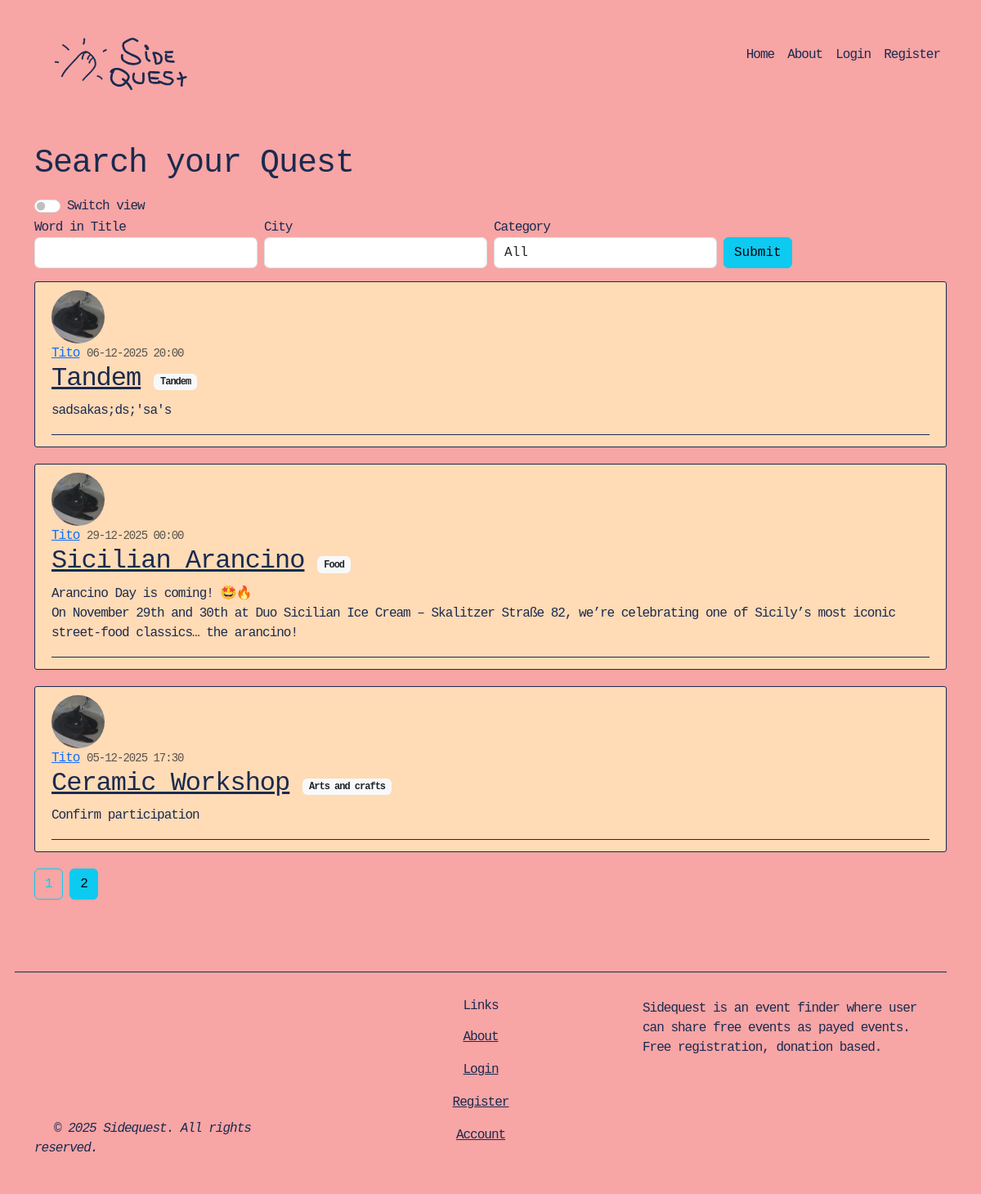
The page /home/?page=2 on the database its author committed.
### event_finder/models.py (models this page shows, shortened)
class Post(db.Model):
    id = db.Column(db.Integer, primary_key=True)
    title = db.Column(db.String(100), nullable=False)
    address = db.Column(db.String(255), nullable=True)
    latitude = db.Column(db.Float, nullable=True)
    longitude = db.Column(db.Float, nullable=True)
    date_posted = db.Column(db.DateTime, nullable=False, default=datetime.utcnow)
    event_date = db.Column(db.DateTime, nullable=True)
    duration_minutes = db.Column(db.Integer, nullable=True)
    image = db.Column(db.String(20), nullable=True, default='event_default.jpg')
    content = db.Column(db.Text, nullable=False)
    user_id = db.Column(db.Integer, db.ForeignKey('user.id'),
                        name='fk_author',
                        nullable=False)
    category_id = db.Column(db.Integer,
                            db.ForeignKey('category.id'),
                            name='fk_post_category',
                            nullable=False)

class User(db.Model, UserMixin):
    id = db.Column(db.Integer, primary_key=True)
    username = db.Column(db.String(20), unique=True, nullable=False)
    email = db.Column(db.String(120), unique=True, nullable=False)
    image_file = db.Column(db.String(20), nullable=False, default='default.jpg')
    password = db.Column(db.String(60), nullable=False)
    posts = db.relationship('Post', backref='author', lazy=True)

class Category(db.Model):
    id = db.Column(db.Integer, primary_key=True)
    name = db.Column(db.String(20))
    posts = db.relationship('Post', backref='category', lazy=True)

### event_finder/routes.py (the view)
@app.route("/")
@app.route("/home/")
def home():
    view = request.args.get('view', 'list')
    form = PostFilterForm(request.args)
    query = Post.query
    if form:
        if form.title_word.data:
            query = query.filter(Post.title.ilike(f"%{form.title_word.data}%"))
        if form.city.data:
            query = query.filter(Post.address.ilike(f"%{form.city.data}%"))
        if form.category.data:
            query = query.filter_by(category_id=form.category.data)
    if view == "map":
            query = query.filter(Post.latitude != None, Post.longitude != None)
            posts = query.all()
            results = [
                {
                    "id": p.id,
                    "latitude": p.latitude,
                    "longitude": p.longitude,
                    "title": p.title,
                    "address": p.address,
                    "event_date": p.event_date,
                    "url": url_for('post', post_id=p.id)
                }
                for p in posts
            ]
    else:
        page = request.args.get('page', 1, type=int) #1 is the default value for 1. type is the accepted data type as an input
        results = query.order_by(Post.date_posted.desc()).paginate(page=page, per_page=5)
    return render_template('home.html', posts=results, view=view, form=form)

### event_finder/forms.py
class PostFilterForm(FlaskForm):
    title_word = StringField('Word in Title')
    city = StringField('City')
    category = SelectField(choices=[(0, 'All'),
        (7, 'Arts and crafts'),
        (2, 'Boardgames'),
        (3, 'Dancing'),
        (4, 'Demo'),
        (5, 'Food'),
        (6, 'Meetup'),
        (1, 'Music'),
        (8, 'Party'),
        (9, 'Soliparty'),
        (10, 'Sports'),
        (11, 'Tandem'),
        (12, 'Other')], coerce=int)
    submit = SubmitField()

### event_finder/templates/home.html (shortened to what this page needs)
{% extends "layout.html" %}
{% block content %}
    <div class="section pb-2">
        <h1>Search your Quest</h1>
    </div>
    <div class="form-check form-switch">
        <input class="form-check-input" type="checkbox" role="switch" id="viewSwitch" {% if view == 'map' %} checked {% endif %}>
        <label class="form-check-label" for="viewSwitch">Switch view</label>
    </div>
    <form method="GET" action="{{ url_for('home')}}">
         <div class="row g-2">
            <div class="col-md-3 ">
                {{ form.title_word.label(class="form-control-label") }}
                {{ form.title_word(class="form-control") }}
            </div>
            <div class="col-md-3 ">
                {{ form.city.label(class="form-control-label") }}
                {{ form.city(class="form-control") }}
            </div>
            <div class="col-md-3 ">
                {{ form.category.label(class="form-control-label") }}
                {{ form.category(class="form-control") }}
            </div>
            <div class="col-md-3 pt-4">
                {{ form.submit(class="btn btn-info") }}
            </div>
         </div>
    </form>
    {% if view == 'map' %}
    <div class="py-3">
        <div id="map"></div>
    </div>
        <script
            src="https://unpkg.com/leaflet@1.9.3/dist/leaflet.js">
        </script>
        <script>
            // Initialize map (centered at lat, lon with zoom level)
            const map = L.map('map').setView([52.519988698413464, 13.405002043621247], 11); //
            // Add OSM tile layer
            L.tileLayer('https://{s}.tile.openstreetmap.org/{z}/{x}/{y}.png', {
                attribution:
                    '&copy; <a href="https://www.openstreetmap.org/copyright">OpenStreetMap</a> contributors'
            }).addTo(map);
            const posts = {{ posts | tojson }};
            posts.forEach(post => {
                const lat = post.latitude;
                const lon = post.longitude;
                const title = post.title;
                const marker = L.marker([lat, lon])
                .addTo(map);
                marker.bindPopup(
                    `<h6>${title}</h6>
                    <p>${post.address}</p>
                    <small>${post.event_date}</small>`);
                marker.postData = post;
                marker.on('click', function(e) {
                    window.location.href = this.postData.url;
                });
                marker.on('mouseover', function(){
                    this.openPopup();
                });
                marker.on('mouseout', function(){
                    this.closePopup();
                });
            });
        </script>
    {% else %}
    <div class="py-3">
        {% for post in posts.items %}
            <article class="media content-section">
                <img class="rounded-circle article-img" src="{{ url_for('static', filename='profile_pics/' + post.author.image_file) }}">
                <div class="media-body">
                    <div class="article-metadata">
                        <a class="mr-2" href="{{url_for('user_posts', username=post.author.username)}}">{{ post.author.username }}</a>
                        <small class="text-muted">{{ post.event_date.strftime('%d-%m-%Y %H:%M')}}</small>
                        <div class="d-flex">
                            <h2><a class ="article-title pe-3" href="{{ url_for('post', post_id=post.id) }}">{{post.title}}</a></h2>
                            <span class="badge bg-light text-dark align-self-center">{{ post.category.name }}</span>
                        </div>
                        <p class="article-content">{{ post.content }}</p>
                    </div>
                </div>
        </article>
        {% endfor %}
        {% for page_num in posts.iter_pages(left_edge=1, right_edge=1, left_current=1, right_current=1) %}
            {% if page_num%}
                {% if posts.page == page_num %}
                    <a class="btn btn-info mb-4" href="{{ url_for('home', page=page_num)}}">{{ page_num }}</a>
                {% else %}
                    <a class="btn btn-outline-info mb-4" href="{{ url_for('home', page=page_num)}}">{{ page_num }}</a>
                {% endif %}
            {% else %}
                ...
            {% endif %}
        {% endfor %}
    {% endif %}
    </div>
{% endblock content %}

### event_finder/static/main.css (style rules this page uses)
body { background: #F7A5A5; color: #1A2A4F; margin-top: 5rem; font-family: 'Courier New', Courier, monospace; letter-spacing: -1px; }
h1, h2, h3, h4, h5, h6 { color: #1A2A4F; }
.content-section { background: #FFDBB6; padding: 10px 20px; border: 1px solid #1A2A4F; border-radius: 3px; margin-bottom: 20px; }
.article-title { color: #1A2A4F; }
.article-content { white-space: pre-line; }
.article-img { height: 65px; width: 65px; margin-right: 16px; }
.article-metadata { padding-bottom: 1px; margin-bottom: 4px; border-bottom: 1px solid #1A2A4F }

### rows shown on the page
Post: image_file (picture), author.username "Tito", event_date "06-12-2025 20:00", title "Tandem", category.name "Tandem", content "sadsakas;ds;'sa's"
Post: image_file (picture), author.username "Tito", event_date "29-12-2025 00:00", title "Sicilian Arancino", category.name "Food", content "Arancino Day is coming! 🤩🔥 On November 29th and 30th at Duo Sicilian Ice Cream – Skalitzer Straße 82, we’re celebrating one of Sicily’s most iconic street-food classics… the arancino!"
Post: image_file (picture), author.username "Tito", event_date "05-12-2025 17:30", title "Ceramic Workshop", category.name "Arts and crafts", content "Confirm participation"

### other values the page prints
{{ page_num }} "1"
{{ page_num }} "2"
